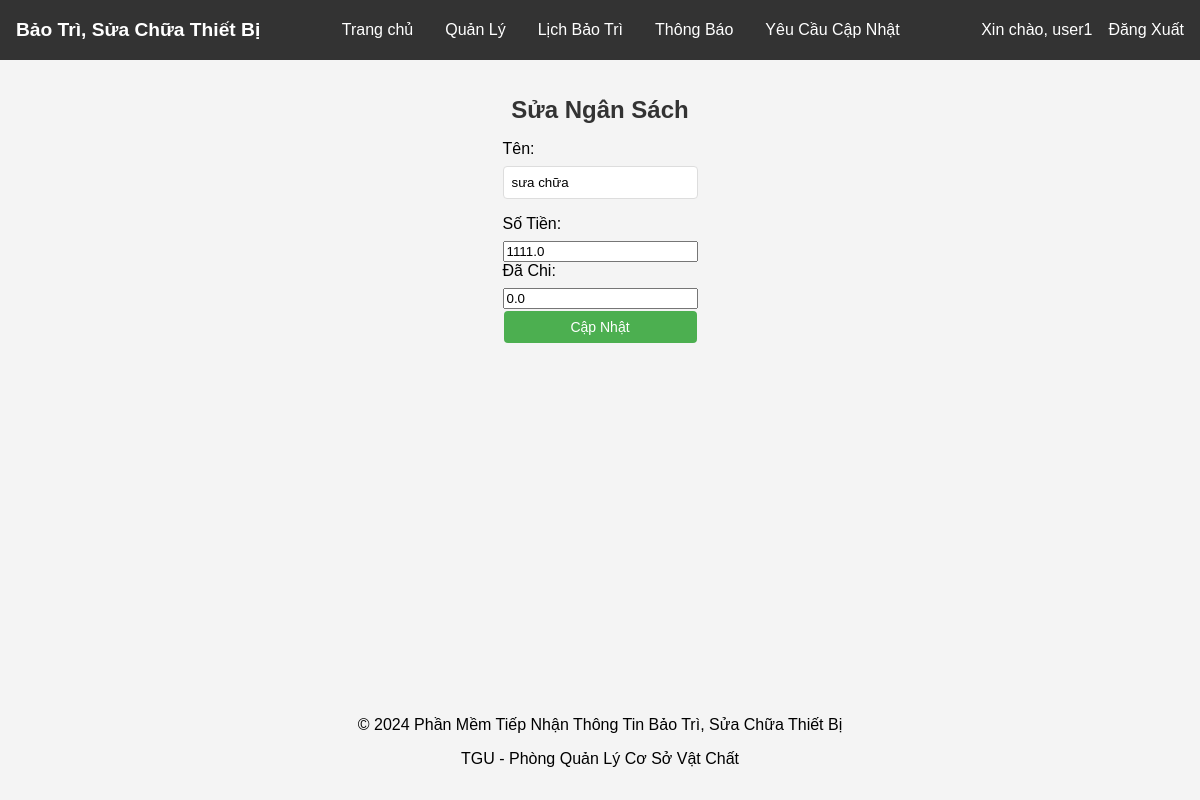
The app's page /edit_budget/1 (signed in) with its own data.
### tables this page shows
CREATE TABLE budgets
                 (id INTEGER PRIMARY KEY AUTOINCREMENT,
                  name TEXT NOT NULL,
                  amount REAL NOT NULL,
                  spent REAL NOT NULL DEFAULT 0,
                  remaining REAL NOT NULL DEFAULT 0);

### app.py (the view, shortened to what this page needs)
@app.route('/edit_budget/<int:id>', methods=['GET', 'POST'])
def edit_budget(id):
    if not session.get('logged_in'):
        return redirect(url_for('login'))
    conn = get_db_connection()
    budget = conn.execute('SELECT * FROM budgets WHERE id = ?', (id,)).fetchone()
    conn.close()
    return render_template('admin/edit_budget.html', budget=budget)

### app.py (called while the page is built)
def get_db_connection():
    conn = sqlite3.connect('database.db')
    conn.row_factory = sqlite3.Row
    return conn

### templates/admin/edit_budget.html (shortened to what this page needs)
{% extends "admin/base.html" %}
{% block content %}
<h2>Sửa Ngân Sách</h2>
<form action="{{ url_for('edit_budget', id=budget.id) }}" method="post">
    <label for="name">Tên:</label>
    <input type="text" id="name" name="name" value="{{ budget.name }}" required>
    <label for="amount">Số Tiền:</label>
    <input type="number" id="amount" name="amount" value="{{ budget.amount }}" required>
    <label for="spent">Đã Chi:</label>
    <input type="number" id="spent" name="spent" value="{{ budget.spent }}" required>
    <button type="submit">Cập Nhật</button>
</form>
{% endblock %}

### static/styles.css (style rules this page uses)
body { font-family: Arial, sans-serif; margin: 0; padding: 0; display: flex; justify-content: center; align-items: center; height: 100vh; background-color: #f4f4f4; }
h2 { text-align: center; margin-bottom: 1rem; }
form { display: flex; flex-direction: column; }
label { margin-bottom: 0.5rem; }
input[type="text"], input[type="password"] { padding: 0.5rem; margin-bottom: 1rem; border: 1px solid #ddd; border-radius: 4px; }
button { padding: 0.5rem; background-color: #333; color: white; border: none; border-radius: 4px; cursor: pointer; }
form { margin-bottom: 1rem; }
button, .reset-button { background-color: #4CAF50; color: white; border: none; padding: 8px 16px; text-align: center; text-decoration: none; display: inline-block; font-size: 14px; margin: 2px 1px; cursor: pointer; border-radius: 4px; }
body { font-family: Arial, sans-serif; margin: 0; padding: 0; background-color: #f4f4f4; }
h2 { color: #333; }

### templates/admin/base.html (style rules this page uses)
body { font-family: Arial, sans-serif; margin: 0; padding: 0; display: flex; flex-direction: column; min-height: 100vh; }

### records on screen
budgets: name "sưa chữa", amount "1111.0", spent "0.0"

### other values on screen
{{ session.username }} "user1"
